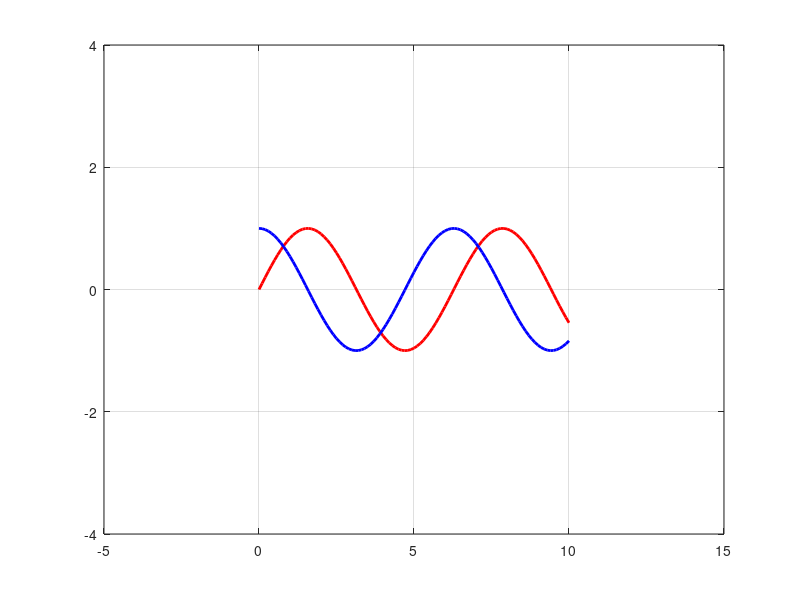

The MATLAB source for this figure:
clc; clear;
x = 0:0.1:10;
y = sin(x);
z = cos(x);
plot(x,y, 'r', 'linewidth', 2);
hold on;
plot(x,z, 'b', 'linewidth', 2);
grid on;
limX = xlim;
limY = ylim;
axis([limX(1)-5, limX(2)+5, limY(1)-3, limY(2)+3])